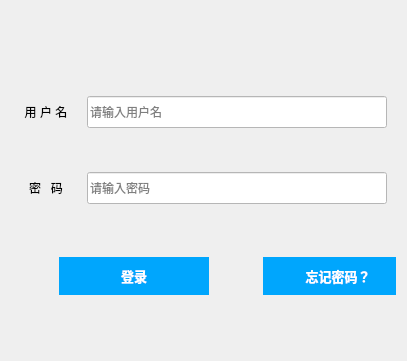
<?xml version="1.0" encoding="UTF-8"?>
<ui version="4.0">
 <class>Form</class>
 <widget class="QWidget" name="Form">
  <property name="windowModality">
   <enum>Qt::ApplicationModal</enum>
  </property>
  <property name="geometry">
   <rect>
    <x>0</x>
    <y>0</y>
    <width>407</width>
    <height>361</height>
   </rect>
  </property>
  <property name="sizePolicy">
   <sizepolicy hsizetype="Fixed" vsizetype="Fixed">
    <horstretch>0</horstretch>
    <verstretch>0</verstretch>
   </sizepolicy>
  </property>
  <property name="minimumSize">
   <size>
    <width>407</width>
    <height>361</height>
   </size>
  </property>
  <property name="maximumSize">
   <size>
    <width>407</width>
    <height>361</height>
   </size>
  </property>
  <property name="windowTitle">
   <string>用户登录</string>
  </property>
  <property name="styleSheet">
   <string notr="true"/>
  </property>
  <layout class="QVBoxLayout" name="verticalLayout">
   <item>
    <widget class="QWidget" name="widget" native="true">
     <property name="maximumSize">
      <size>
       <width>407</width>
       <height>361</height>
      </size>
     </property>
     <property name="sizeIncrement">
      <size>
       <width>407</width>
       <height>361</height>
      </size>
     </property>
     <property name="baseSize">
      <size>
       <width>407</width>
       <height>361</height>
      </size>
     </property>
     <property name="styleSheet">
      <string notr="true">QPushButton{
	padding: 8px 20px;
    font-size: 13px;
    line-height: 1.65;
    border-radius: 20px;
	display: inline-block;
    margin-bottom: 0;
    font-weight: 600;
    text-align: center;
    vertical-align: middle;
    touch-action: manipulation;
    cursor: pointer;
    background-image: none;
    border: 1px solid transparent;
    white-space: nowrap;
	font-family: inherit;
	text-transform: none;
	background-color: #00a6fd;
	border-color: #00a6fd;
	color: #fff;
	
}</string>
     </property>
     <widget class="QWidget" name="layoutWidget">
      <property name="geometry">
       <rect>
        <x>0</x>
        <y>0</y>
        <width>452</width>
        <height>331</height>
       </rect>
      </property>
      <layout class="QVBoxLayout" name="verticalLayout_2">
       <item>
        <layout class="QVBoxLayout" name="verticalLayout_6">
         <item>
          <widget class="QLabel" name="usernameError">
           <property name="enabled">
            <bool>true</bool>
           </property>
           <property name="minimumSize">
            <size>
             <width>380</width>
             <height>32</height>
            </size>
           </property>
           <property name="maximumSize">
            <size>
             <width>380</width>
             <height>32</height>
            </size>
           </property>
           <property name="font">
            <font>
             <family>18thCentury</family>
             <pointsize>10</pointsize>
             <weight>50</weight>
             <bold>false</bold>
            </font>
           </property>
           <property name="autoFillBackground">
            <bool>false</bool>
           </property>
           <property name="styleSheet">
            <string notr="true">*{
color:red;
}</string>
           </property>
           <property name="text">
            <string/>
           </property>
           <property name="alignment">
            <set>Qt::AlignCenter</set>
           </property>
          </widget>
         </item>
         <item>
          <layout class="QHBoxLayout" name="horizontalLayout_2">
           <item>
            <widget class="QLabel" name="label">
             <property name="minimumSize">
              <size>
               <width>70</width>
               <height>0</height>
              </size>
             </property>
             <property name="maximumSize">
              <size>
               <width>70</width>
               <height>16777215</height>
              </size>
             </property>
             <property name="baseSize">
              <size>
               <width>70</width>
               <height>0</height>
              </size>
             </property>
             <property name="text">
              <string>用 户 名</string>
             </property>
             <property name="alignment">
              <set>Qt::AlignCenter</set>
             </property>
            </widget>
           </item>
           <item>
            <widget class="QLineEdit" name="usernameLineEdit">
             <property name="minimumSize">
              <size>
               <width>300</width>
               <height>32</height>
              </size>
             </property>
             <property name="maximumSize">
              <size>
               <width>300</width>
               <height>32</height>
              </size>
             </property>
             <property name="styleSheet">
              <string notr="true">QLineEdit{
background-color: white;
selection-color: white;
selection-background-color: blue;
}</string>
             </property>
             <property name="maxLength">
              <number>64</number>
             </property>
             <property name="placeholderText">
              <string>请输入用户名</string>
             </property>
            </widget>
           </item>
           <item>
            <spacer name="horizontalSpacer">
             <property name="orientation">
              <enum>Qt::Horizontal</enum>
             </property>
             <property name="sizeHint" stdset="0">
              <size>
               <width>40</width>
               <height>20</height>
              </size>
             </property>
            </spacer>
           </item>
          </layout>
         </item>
         <item>
          <widget class="QLabel" name="passwordError">
           <property name="minimumSize">
            <size>
             <width>380</width>
             <height>32</height>
            </size>
           </property>
           <property name="maximumSize">
            <size>
             <width>380</width>
             <height>32</height>
            </size>
           </property>
           <property name="font">
            <font>
             <family>18thCentury</family>
             <pointsize>10</pointsize>
             <weight>50</weight>
             <bold>false</bold>
            </font>
           </property>
           <property name="styleSheet">
            <string notr="true">*{
color:red;
}</string>
           </property>
           <property name="text">
            <string/>
           </property>
           <property name="alignment">
            <set>Qt::AlignCenter</set>
           </property>
          </widget>
         </item>
         <item>
          <layout class="QHBoxLayout" name="horizontalLayout_3">
           <item>
            <widget class="QLabel" name="label_2">
             <property name="minimumSize">
              <size>
               <width>70</width>
               <height>0</height>
              </size>
             </property>
             <property name="maximumSize">
              <size>
               <width>70</width>
               <height>16777215</height>
              </size>
             </property>
             <property name="baseSize">
              <size>
               <width>70</width>
               <height>0</height>
              </size>
             </property>
             <property name="text">
              <string>密   码</string>
             </property>
             <property name="alignment">
              <set>Qt::AlignCenter</set>
             </property>
            </widget>
           </item>
           <item>
            <widget class="QLineEdit" name="passwordLineEdit">
             <property name="minimumSize">
              <size>
               <width>300</width>
               <height>0</height>
              </size>
             </property>
             <property name="maximumSize">
              <size>
               <width>300</width>
               <height>32</height>
              </size>
             </property>
             <property name="baseSize">
              <size>
               <width>300</width>
               <height>32</height>
              </size>
             </property>
             <property name="styleSheet">
              <string notr="true">QLineEdit{
background-color: white;
selection-color: white;
selection-background-color: blue;
}</string>
             </property>
             <property name="echoMode">
              <enum>QLineEdit::Password</enum>
             </property>
             <property name="placeholderText">
              <string>请输入密码</string>
             </property>
            </widget>
           </item>
           <item>
            <spacer name="horizontalSpacer_2">
             <property name="orientation">
              <enum>Qt::Horizontal</enum>
             </property>
             <property name="sizeHint" stdset="0">
              <size>
               <width>40</width>
               <height>20</height>
              </size>
             </property>
            </spacer>
           </item>
          </layout>
         </item>
        </layout>
       </item>
       <item>
        <layout class="QHBoxLayout" name="horizontalLayout">
         <item>
          <widget class="QPushButton" name="loginButton">
           <property name="maximumSize">
            <size>
             <width>150</width>
             <height>16777215</height>
            </size>
           </property>
           <property name="cursor">
            <cursorShape>PointingHandCursor</cursorShape>
           </property>
           <property name="styleSheet">
            <string notr="true"/>
           </property>
           <property name="text">
            <string>登录</string>
           </property>
          </widget>
         </item>
         <item>
          <widget class="QPushButton" name="forgetPwdButton">
           <property name="maximumSize">
            <size>
             <width>150</width>
             <height>16777215</height>
            </size>
           </property>
           <property name="cursor">
            <cursorShape>PointingHandCursor</cursorShape>
           </property>
           <property name="text">
            <string>忘记密码？</string>
           </property>
          </widget>
         </item>
        </layout>
       </item>
      </layout>
     </widget>
    </widget>
   </item>
  </layout>
 </widget>
 <resources/>
 <connections/>
</ui>
